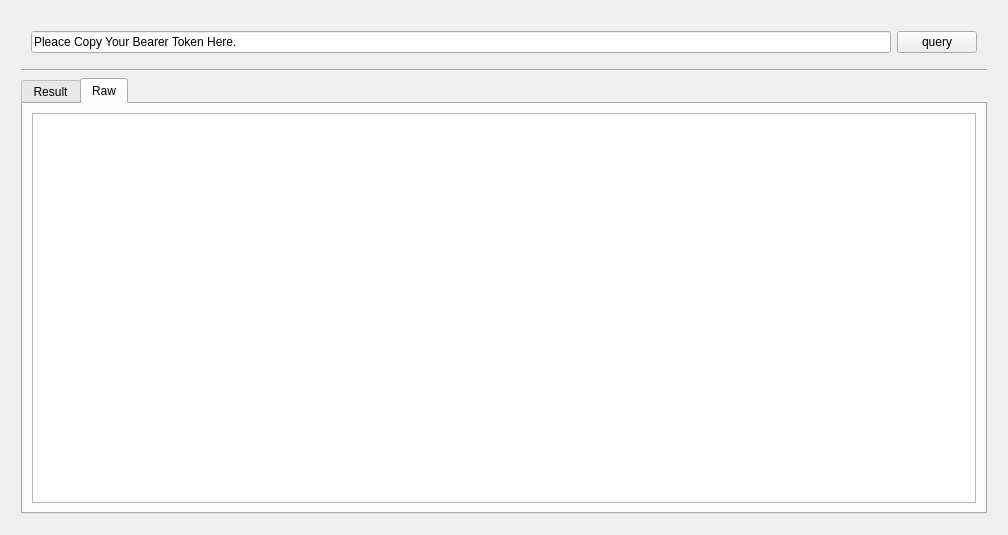
<?xml version="1.0" encoding="UTF-8"?>
<ui version="4.0">
 <class>Form</class>
 <widget class="QWidget" name="Form">
  <property name="geometry">
   <rect>
    <x>0</x>
    <y>0</y>
    <width>1008</width>
    <height>535</height>
   </rect>
  </property>
  <property name="windowTitle">
   <string>Coding_Issues</string>
  </property>
  <layout class="QHBoxLayout" name="horizontalLayout_2">
   <item>
    <layout class="QVBoxLayout" name="verticalLayout">
     <property name="leftMargin">
      <number>10</number>
     </property>
     <property name="topMargin">
      <number>10</number>
     </property>
     <property name="rightMargin">
      <number>10</number>
     </property>
     <property name="bottomMargin">
      <number>10</number>
     </property>
     <item>
      <layout class="QHBoxLayout" name="horizontalLayout">
       <property name="leftMargin">
        <number>10</number>
       </property>
       <property name="topMargin">
        <number>10</number>
       </property>
       <property name="rightMargin">
        <number>10</number>
       </property>
       <property name="bottomMargin">
        <number>10</number>
       </property>
       <item>
        <widget class="QLineEdit" name="token_input">
         <property name="mouseTracking">
          <bool>true</bool>
         </property>
         <property name="tabletTracking">
          <bool>false</bool>
         </property>
         <property name="text">
          <string>Pleace Copy Your Bearer Token Here.</string>
         </property>
         <property name="alignment">
          <set>Qt::AlignLeading|Qt::AlignLeft|Qt::AlignVCenter</set>
         </property>
        </widget>
       </item>
       <item>
        <widget class="QPushButton" name="qurey_button">
         <property name="text">
          <string>query</string>
         </property>
        </widget>
       </item>
      </layout>
     </item>
     <item>
      <widget class="Line" name="line">
       <property name="orientation">
        <enum>Qt::Horizontal</enum>
       </property>
      </widget>
     </item>
     <item>
      <widget class="QTabWidget" name="output">
       <property name="currentIndex">
        <number>1</number>
       </property>
       <widget class="QWidget" name="resule_tab">
        <attribute name="title">
         <string>Result</string>
        </attribute>
        <layout class="QGridLayout" name="gridLayout">
         <item row="0" column="0">
          <layout class="QVBoxLayout" name="verticalLayout_2">
           <item>
            <widget class="QTextBrowser" name="textBrowser"/>
           </item>
          </layout>
         </item>
        </layout>
       </widget>
       <widget class="QWidget" name="raw_tab">
        <attribute name="title">
         <string>Raw</string>
        </attribute>
        <layout class="QGridLayout" name="gridLayout_2">
         <item row="0" column="0">
          <widget class="QTextBrowser" name="textBrowser_2"/>
         </item>
        </layout>
       </widget>
      </widget>
     </item>
    </layout>
   </item>
  </layout>
 </widget>
 <resources/>
 <connections/>
</ui>
